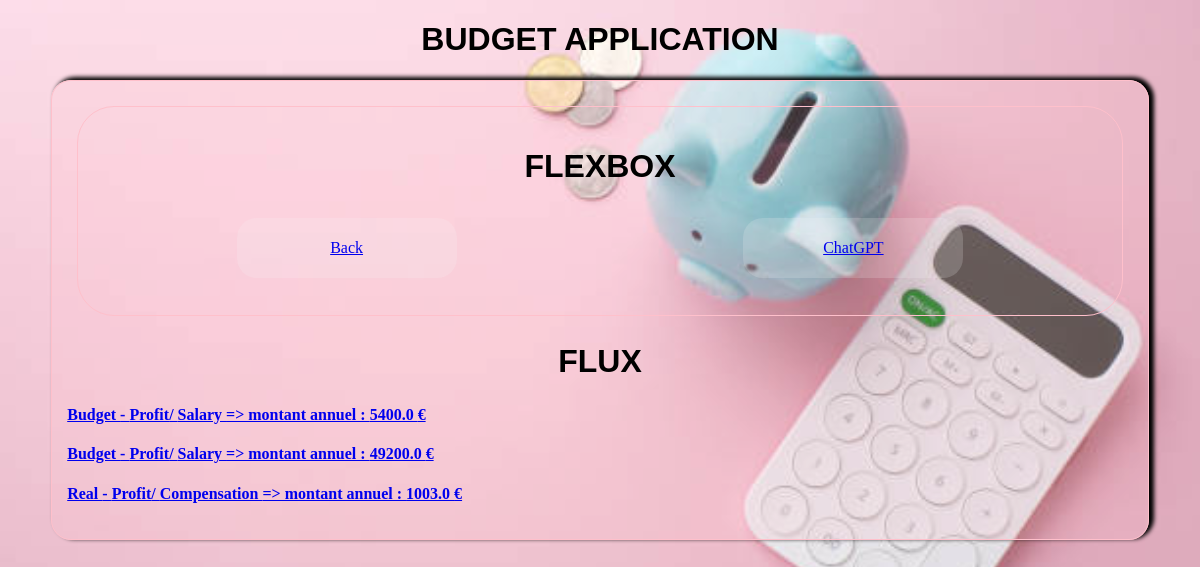
Before: /flux/list/ with the older database file.
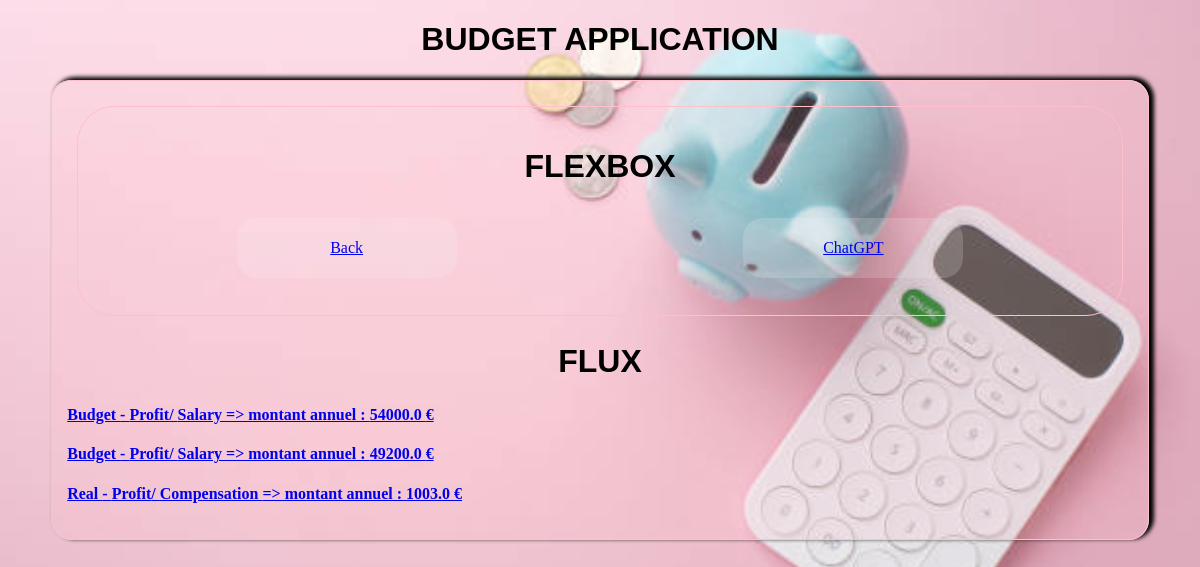
After: the same page with the newer database file.
### budget/models.py (models this page shows, shortened)
class Flux(models.Model):
  budget_or_real = models.ForeignKey(BudgetReal, models.SET_NULL, null=True)
  year = models.IntegerField(default=2024)
  date = models.DateField(blank=True, null=True)
  category = models.ForeignKey(Category, on_delete=models.SET_NULL, null=True)
  subcategory = models.ForeignKey(SubCategory, on_delete=models.SET_NULL, null=True)
  period = models.ForeignKey(Period, on_delete=models.SET_NULL, null=True)
  amount = models.FloatField(default=0)
  annual_amount = models.FloatField(default=0)

class BudgetReal(models.Model):
  name = models.CharField(max_length=50)
  def __str__(self):
    return self.name

class Category(models.Model):
  name = models.CharField(max_length=50)
  def __str__(self):
    return self.name

class SubCategory(models.Model):
  name = models.CharField(max_length=50)
  def __str__(self):
    return self.name

### budget/views.py (the view)
# urls.py: path('flux/list/', FluxListView.as_view(), name="flux-list"),
class FluxListView(ListView):
  model = Flux

### budget/templates/budget/flux_list.html (shortened to what this page needs)
{% extends 'base.html' %}
{% block content %}
  <h2>Flux</h2>
    {% for flux in flux_list %}
    <a href={% url 'flux-detail' pk=flux.pk %}>
      <h4>{{flux.budget_or_real}} - {{flux.category}}/ {{flux.subcategory}} => montant annuel : {{flux.annual_amount}} €</h4>
    {% endfor %}
{% endblock %}

Changed rows visible on the page:
changed Flux (number 1 of 3 on the later page): annual_amount "5400.0" → "54000.0"
